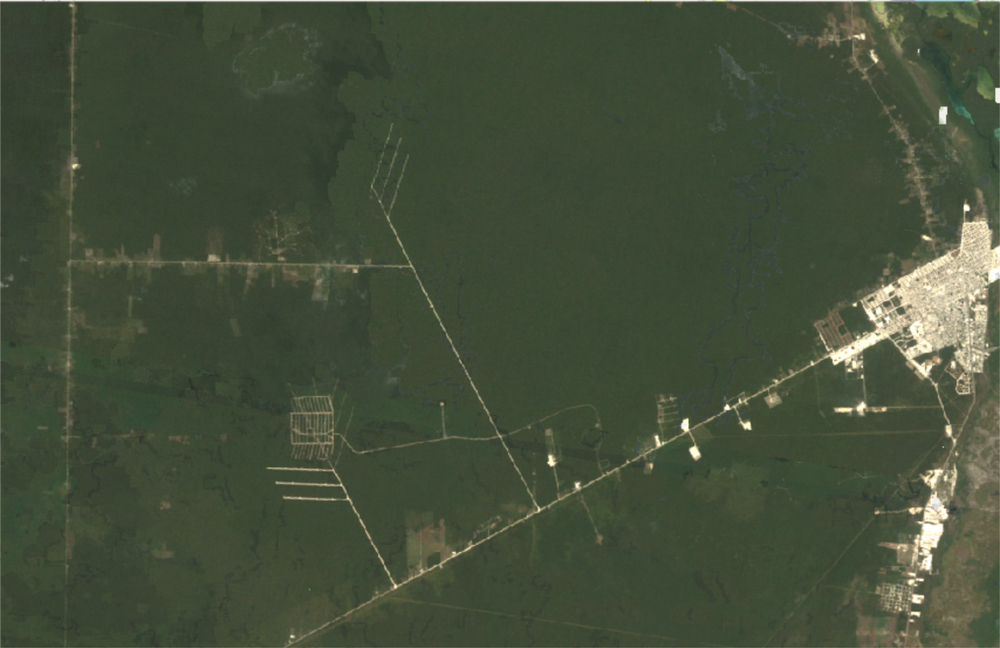
#> input picture Myworkout/colorseg/img/1985.png, 1000 x 648 px, shrunk from 1708 x 1106 before the run; its folder holds only this picture in this run
$ python Colorsegment.py
#> lines starting #> are read from the running program, lines starting #| are printed output that depends on the picture; after the words box and inside, x2 and y2 are one past the last pixel; in counts of white or black regions, pixels touching at a corner belong together
#> further down, image is the input picture: shape (648, 1000, 3); mean B, G, R 58.6, 79.3, 68.7
import  numpy as np
import cv2
import matplotlib.pyplot as plt
import glob
def detect_green_BGR(img):
    """Detect and return a mask for the green area of an image using BGR segmentation."""
    lower_BGR_values = np.array([0, 50, 0], dtype='uint8')
    upper_BGR_values = np.array([255, 100, 255], dtype='uint8')

    # Create a mask using the lower and upper range.
    mask_BGR = cv2.inRange(img, lower_BGR_values, upper_BGR_values)
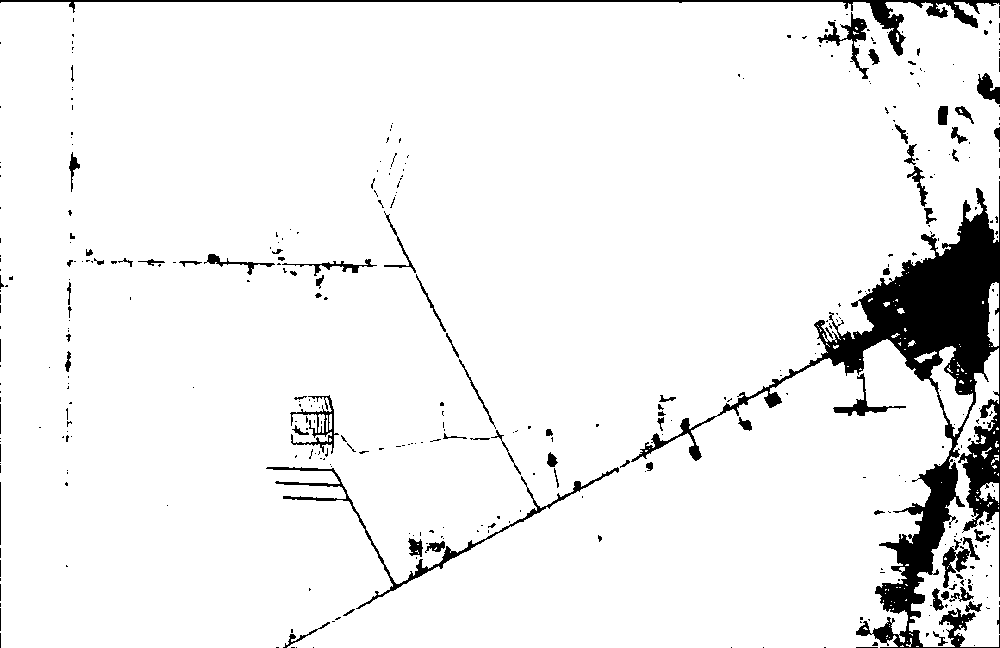
#> mask_BGR: shape (648, 1000); 93.5% white; 405 black regions (325 under 20 px), largest, box (x1, y1, x2, y2) and area: (631, 181, 1000, 648) 26918, (0, 0, 1000, 56) 3517, (266, 467, 619, 609) 2056

    return mask_BGR
def percent_forest(gray_img):
    """Return the percentage of the image detected to be forested."""
    c = cv2.countNonZero(gray_img)
#> c = 605753

    # Finding number of pixels in image to find percentage.
    t = gray_img.shape[0] * gray_img.shape[1]
#> t = 648000

    # Rounding off to 2 decimal place.
    return round((c / t) * 100, 2)


image_files = glob.glob("img/*.png")
image_files.sort()
for image_file in image_files:
    image = cv2.imread(image_file)

    segmented_green = detect_green_BGR(image)
    green_ratio = percent_forest(segmented_green)
#> green_ratio = 93.48

    fig = plt.figure(figsize=(20, 10))
    ax = fig.add_subplot(1, 2, 1)
    plt.imshow(image[:, :, ::-1])
    ax.set_title('Original - ' + image_file)

    ax = fig.add_subplot(1, 2, 2)
    plt.imshow(segmented_green, cmap='gray')
    ax.set_title('Color Segmented in Green Channel: ' + str(green_ratio) + '%')

    plt.show()
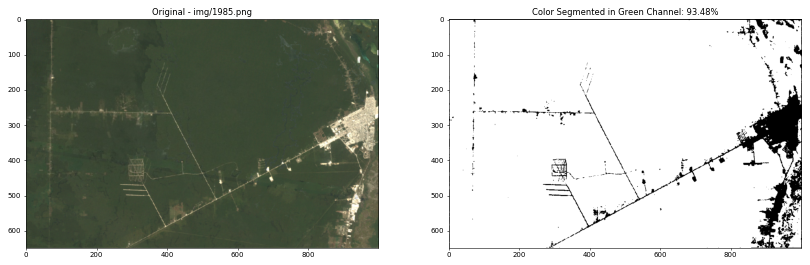
#> figure drawn by matplotlib, 2 panels

$ run again, on Myworkout/colorseg/img/1993.png
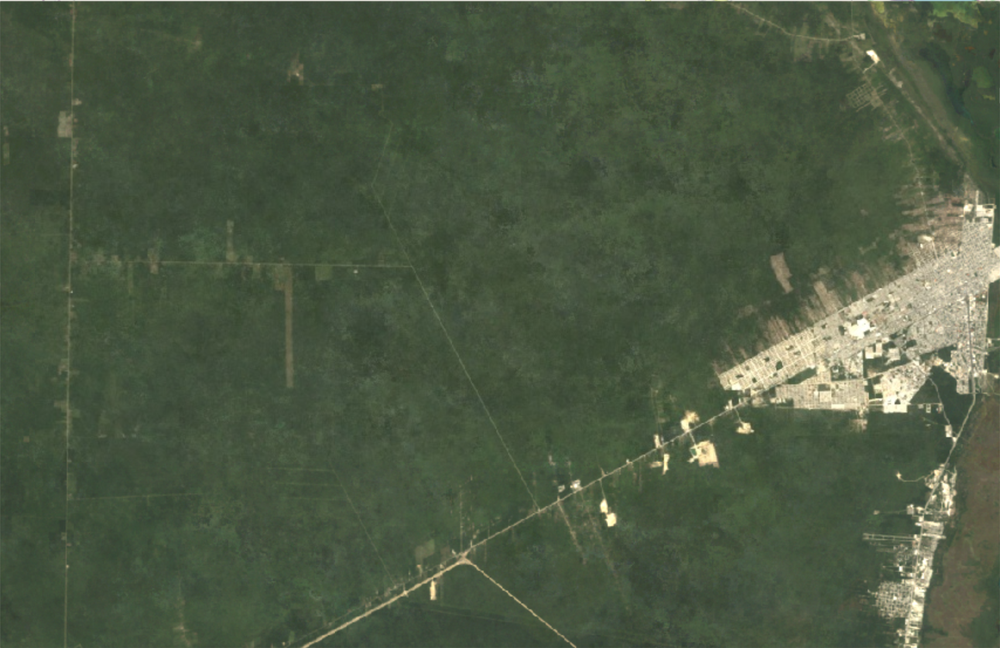
#> input picture Myworkout/colorseg/img/1993.png, 1000 x 648 px, shrunk from 1708 x 1106 before the run
#> image is the input picture: shape (648, 1000, 3); mean B, G, R 67.6, 89.8, 77.2
#> in detect_green_BGR, `mask_BGR = cv2.inRange(img, lower_BGR_values, upper_BGR_values)`:
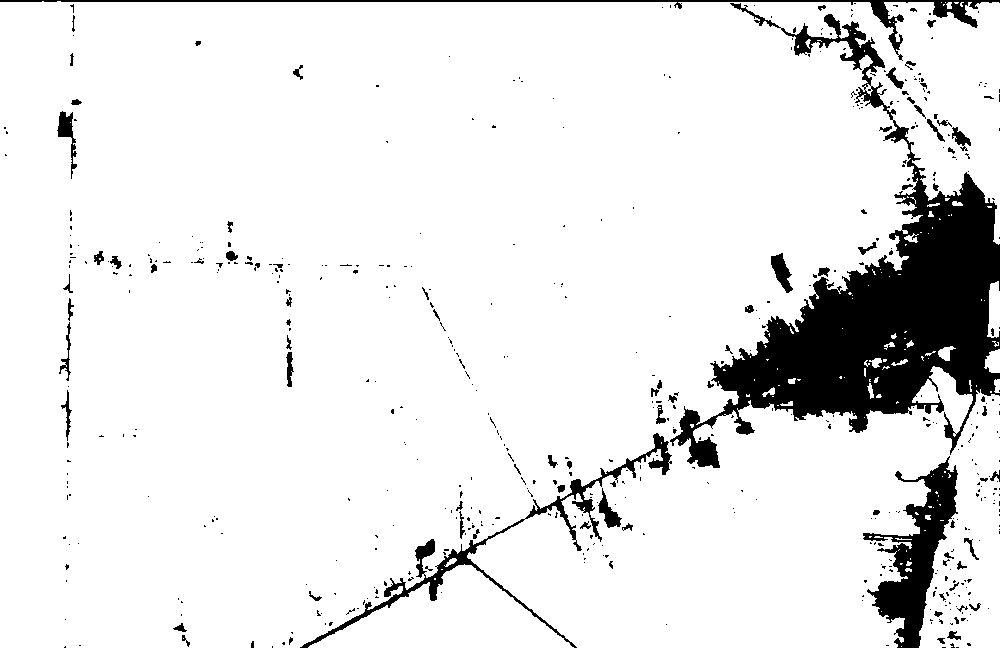
#> mask_BGR: shape (648, 1000); 90.4% white; 530 black regions (447 under 20 px), largest, box (x1, y1, x2, y2) and area: (670, 3, 1000, 468) 41380, (863, 456, 958, 648) 6558, (300, 433, 672, 648) 4239
#> c = 585600
#> green_ratio = 90.37
#> `plt.show()`:
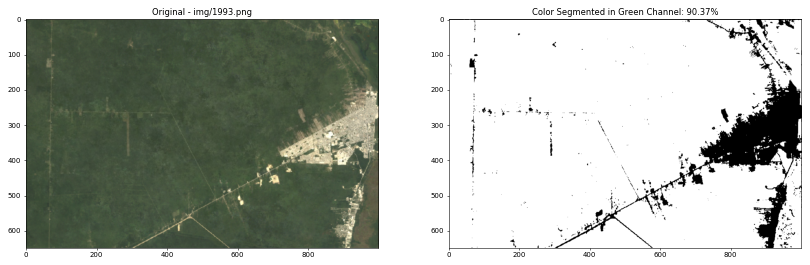
#> figure drawn by matplotlib, 2 panels

$ run again, on Myworkout/colorseg/img/2001.png
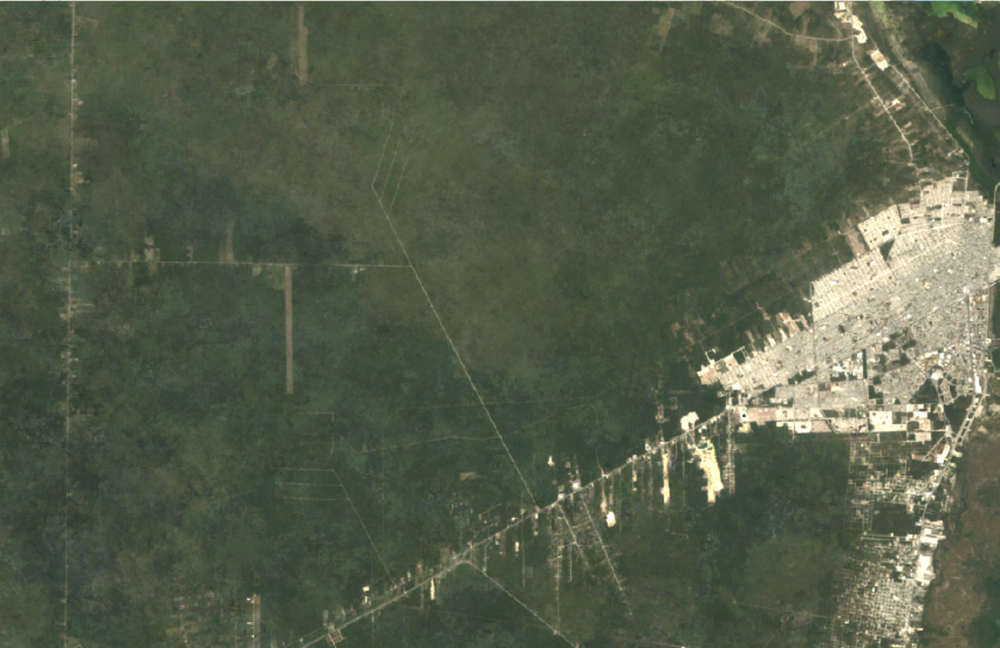
#> input picture Myworkout/colorseg/img/2001.png, 1000 x 648 px, shrunk from 1708 x 1106 before the run
#> image is the input picture: shape (648, 1000, 3); mean B, G, R 73.7, 94.8, 85
#> in detect_green_BGR, `mask_BGR = cv2.inRange(img, lower_BGR_values, upper_BGR_values)`:
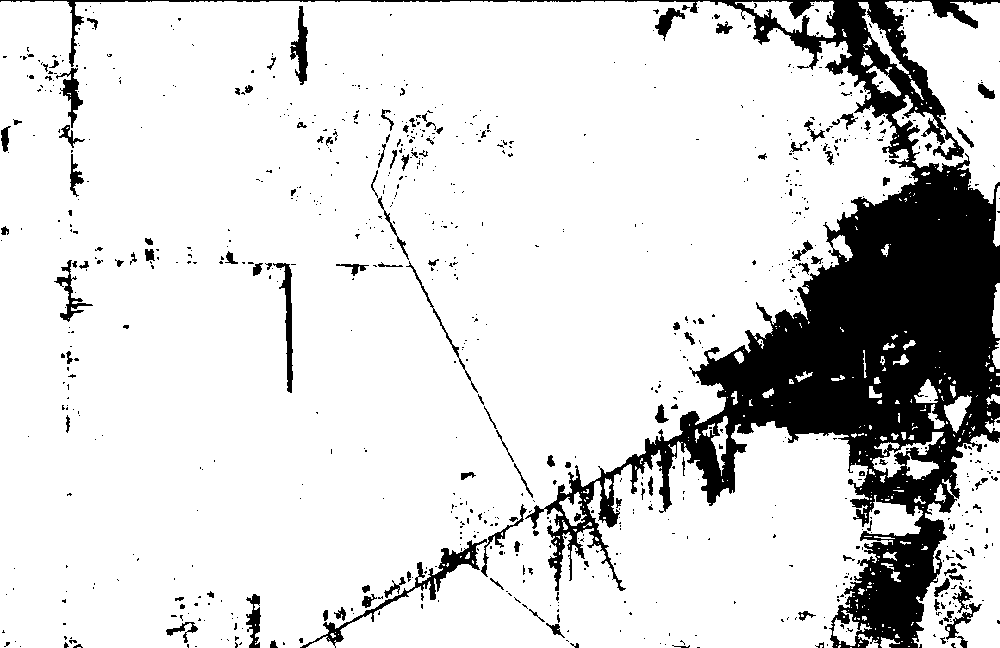
#> mask_BGR: shape (648, 1000); 84.6% white; 883 black regions (749 under 20 px), largest, box (x1, y1, x2, y2) and area: (0, 0, 1000, 648) 84193, (300, 539, 487, 648) 1703, (273, 263, 293, 393) 791
#> c = 548091
#> green_ratio = 84.58
#> `plt.show()`:
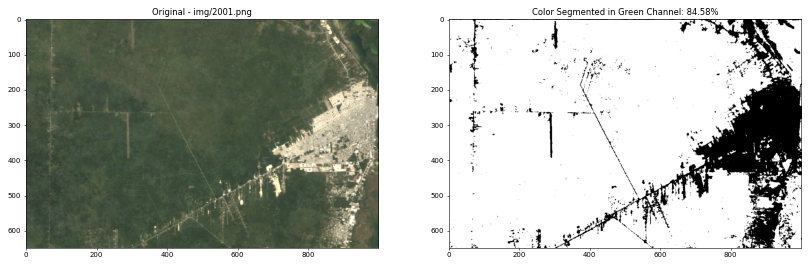
#> figure drawn by matplotlib, 2 panels

$ run again, on Myworkout/colorseg/img/2011.png
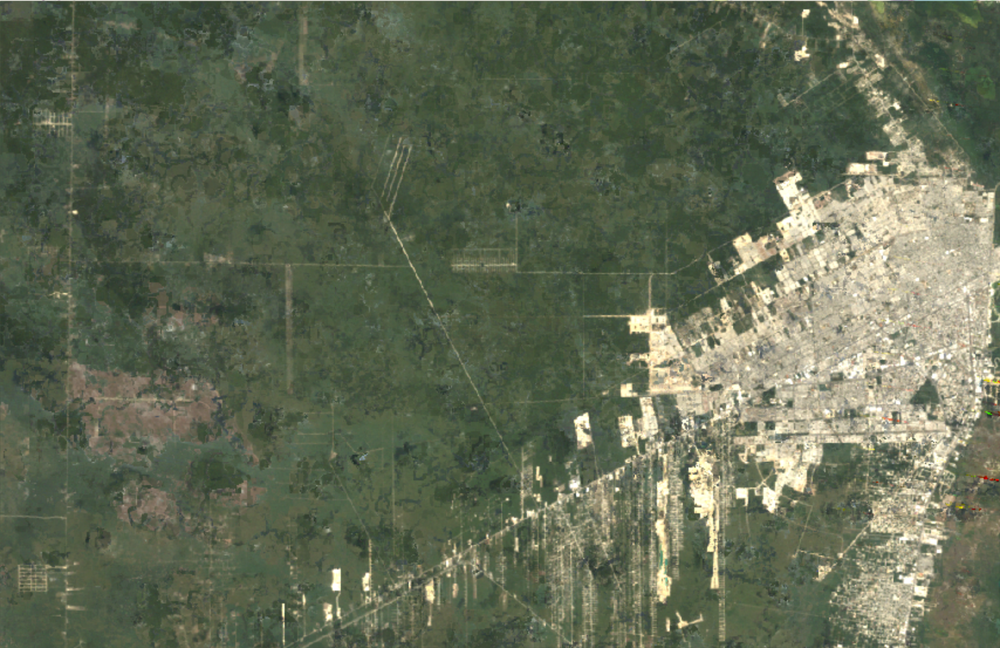
#> input picture Myworkout/colorseg/img/2011.png, 1000 x 648 px, shrunk from 1708 x 1106 before the run
#> image is the input picture: shape (648, 1000, 3); mean B, G, R 84.8, 106.9, 98.7
#> in detect_green_BGR, `mask_BGR = cv2.inRange(img, lower_BGR_values, upper_BGR_values)`:
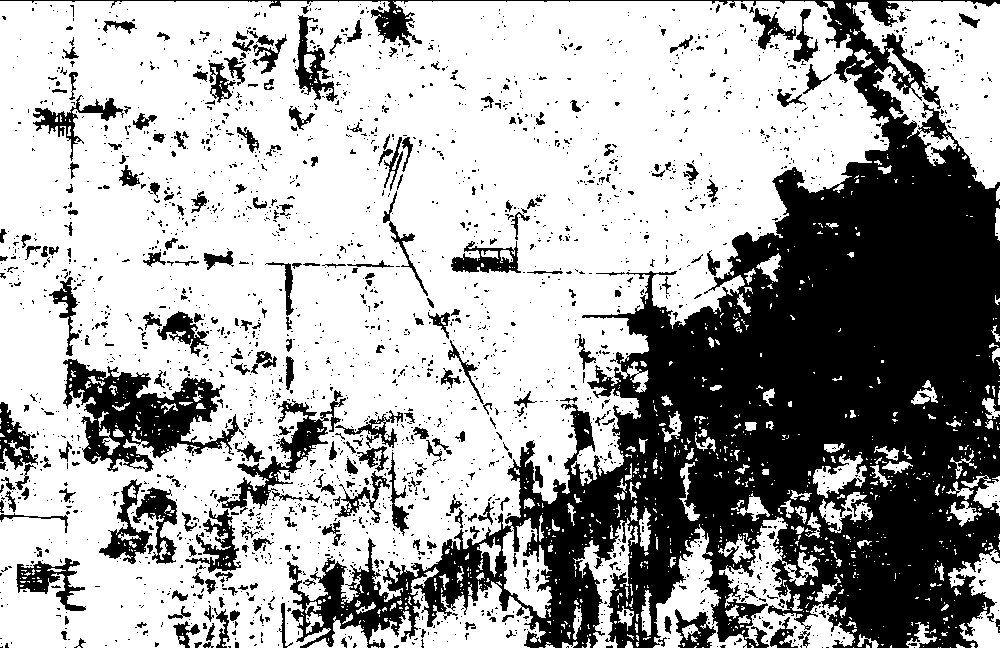
#> mask_BGR: shape (648, 1000); 65.8% white; 2448 black regions (2160 under 20 px), largest, box (x1, y1, x2, y2) and area: (0, 0, 1000, 648) 166721, (63, 359, 244, 472) 8837, (217, 390, 346, 514) 2951
#> c = 426378
#> green_ratio = 65.8
#> `plt.show()`:
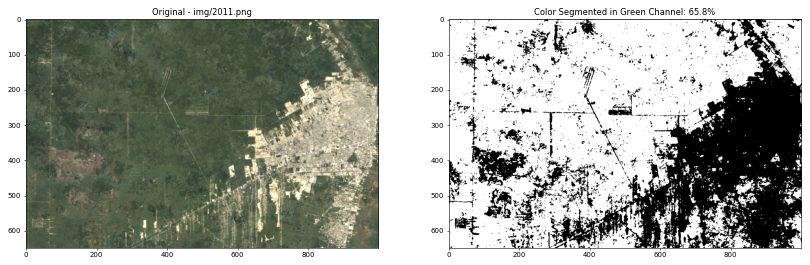
#> figure drawn by matplotlib, 2 panels
